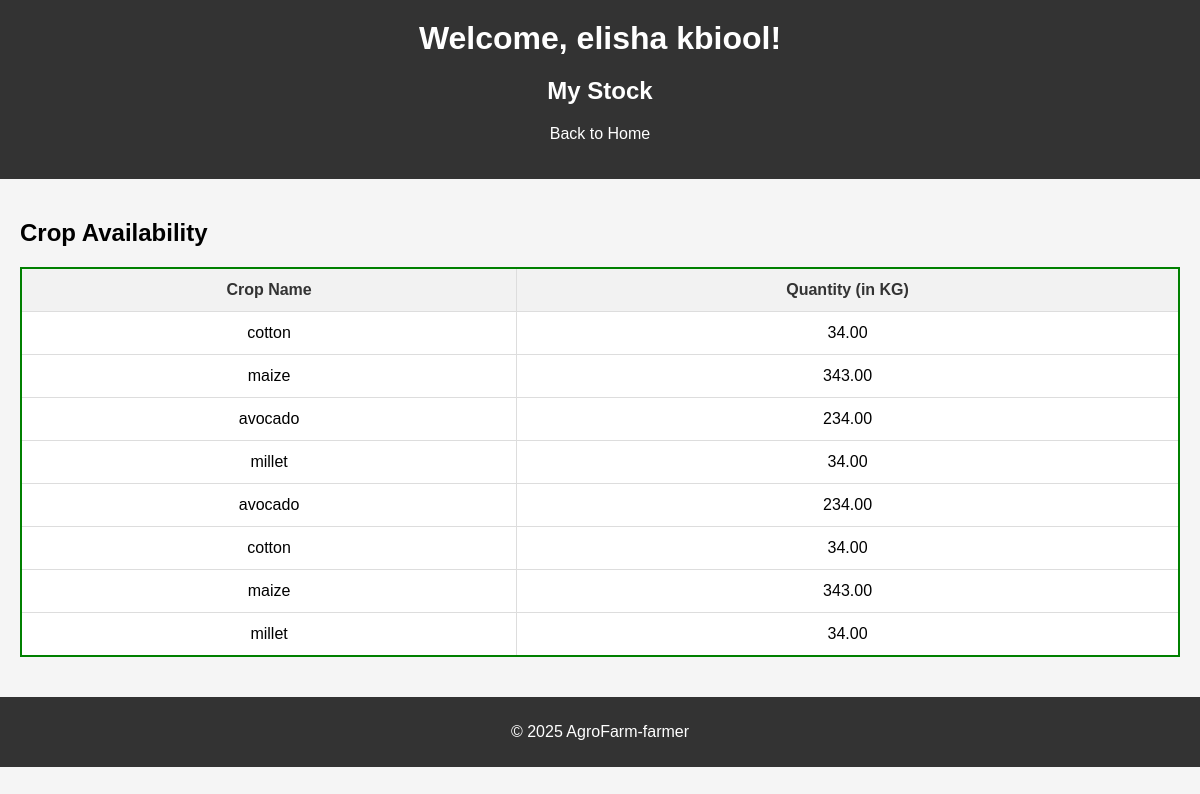
The app's page /login/farmer/mystock.php (signed in) with its own data.
### tables this page shows
CREATE TABLE `farmer` (
  `fid` int(10) UNSIGNED NOT NULL,
  `fname` varchar(255) NOT NULL,
  `fusername` varchar(255) NOT NULL,
  `fpassword` varchar(255) NOT NULL,
  `femail` varchar(255) NOT NULL,
  `fmobile` varchar(255) NOT NULL,
  `faddress` text NOT NULL
);

CREATE TABLE `stock` (
  `id` int(11) NOT NULL,
  `farmer_id` int(11) DEFAULT NULL,
  `product` varchar(100) DEFAULT NULL,
  `quantity` decimal(10,2) DEFAULT NULL,
  `price` decimal(10,2) DEFAULT NULL,
  `created_at` timestamp NOT NULL DEFAULT current_timestamp(),
  `selling_price` decimal(10,2) DEFAULT NULL
);

### login/farmer/mystock.php (the view, shortened to what this page needs)
<?php
require_once '../../db_connect.php';
$conn = new mysqli($hostname, $username, $password, $database);
$username = $_SESSION['username'];
$query = "SELECT * FROM farmer WHERE fusername = ?";
$stmt = $conn->prepare($query);
$stmt->bind_param("s", $username);
$stmt->execute();
$result = $stmt->get_result();
if ($result->num_rows == 1) {
    $farmer = $result->fetch_assoc();
} else {
    header("Location: login.php");
    exit();
}
$sql = "SELECT product, quantity FROM stock WHERE quantity > 0";
$query = mysqli_query($conn, $sql);
$sql_trade = "SELECT product AS crop, SUM(quantity) AS quantity FROM stock GROUP BY product";
$query_trade = mysqli_query($conn, $sql_trade);
?>
<!DOCTYPE html>
<html>
<head>
</head>
<body>
    <header>
        <h1>Welcome, <?php echo $farmer['fname']; ?>!</h1>
        <nav>
            <ul>
                <li><a href="#"><span class="glyphicon glyphicon-shopping-cart"></span><h2> My Stock</h2></a></li>
                <li><a href="dashboard_farmer.php">Back to Home</a></li>
            </ul>
        </nav>
    </header>
    <section>
        <div>
            <h2>Crop Availability</h2>
            <table>
                <thead>
                    <tr>
                        <th>Crop Name</th>
                        <th>Quantity (in KG)</th>
                    </tr>
                </thead>
                <tbody>
                    <?php while ($res = mysqli_fetch_array($query)) { ?>
                        <tr>
                            <td><?php echo $res['product']; ?></td>
                            <td><?php echo $res['quantity']; ?></td>
                        </tr>
                    <?php } ?>
                    <?php while ($res_trade = mysqli_fetch_array($query_trade)) { ?>
                        <tr>
                            <td><?php echo $res_trade['crop']; ?></td>
                            <td><?php echo $res_trade['quantity']; ?></td>
                        </tr>
                    <?php } ?>
                </tbody>
            </table>
        </div>
    </section>
    <footer>
        <p>&copy; <?php echo date('Y'); ?> AgroFarm-farmer</p>
    </footer>
</body>
</html>

### login/farmer/mystock.php (style rules this page uses)
body { font-family: Arial, sans-serif; margin: 0; padding: 0; background-color: #f5f5f5; }
header { background-color: #333; color: #fff; padding: 20px; text-align: center; }
header h1 { margin: 0; }
nav ul { list-style-type: none; padding: 0; }
nav ul li { display: inline; margin-right: 20px; }
nav ul li a { color: #fff; text-decoration: none; transition: color 0.3s; }
section { padding: 20px; }
footer { background-color: #333; color: #fff; padding: 10px 20px; text-align: center; margin-top: 20px; }
table { width: 100%; border-collapse: collapse; border: 2px solid green; background-color: #fff; }
th, td { border: 1px solid #ddd; padding: 12px; text-align: center; transition: background-color 0.3s; }
th { background-color: #f2f2f2; color: #333; font-size: 16px; }

### records on screen
farmer: fname "elisha kbiool"
stock: product "cotton", quantity "34.00"
stock: product "maize", quantity "343.00"
stock: product "avocado", quantity "234.00"
stock: product "millet", quantity "34.00"

### other values on screen
$res_trade['crop'] "avocado"
$res_trade['quantity'] "234.00"
$res_trade['crop'] "cotton"
$res_trade['quantity'] "34.00"
$res_trade['crop'] "maize"
$res_trade['quantity'] "343.00"
$res_trade['crop'] "millet"
